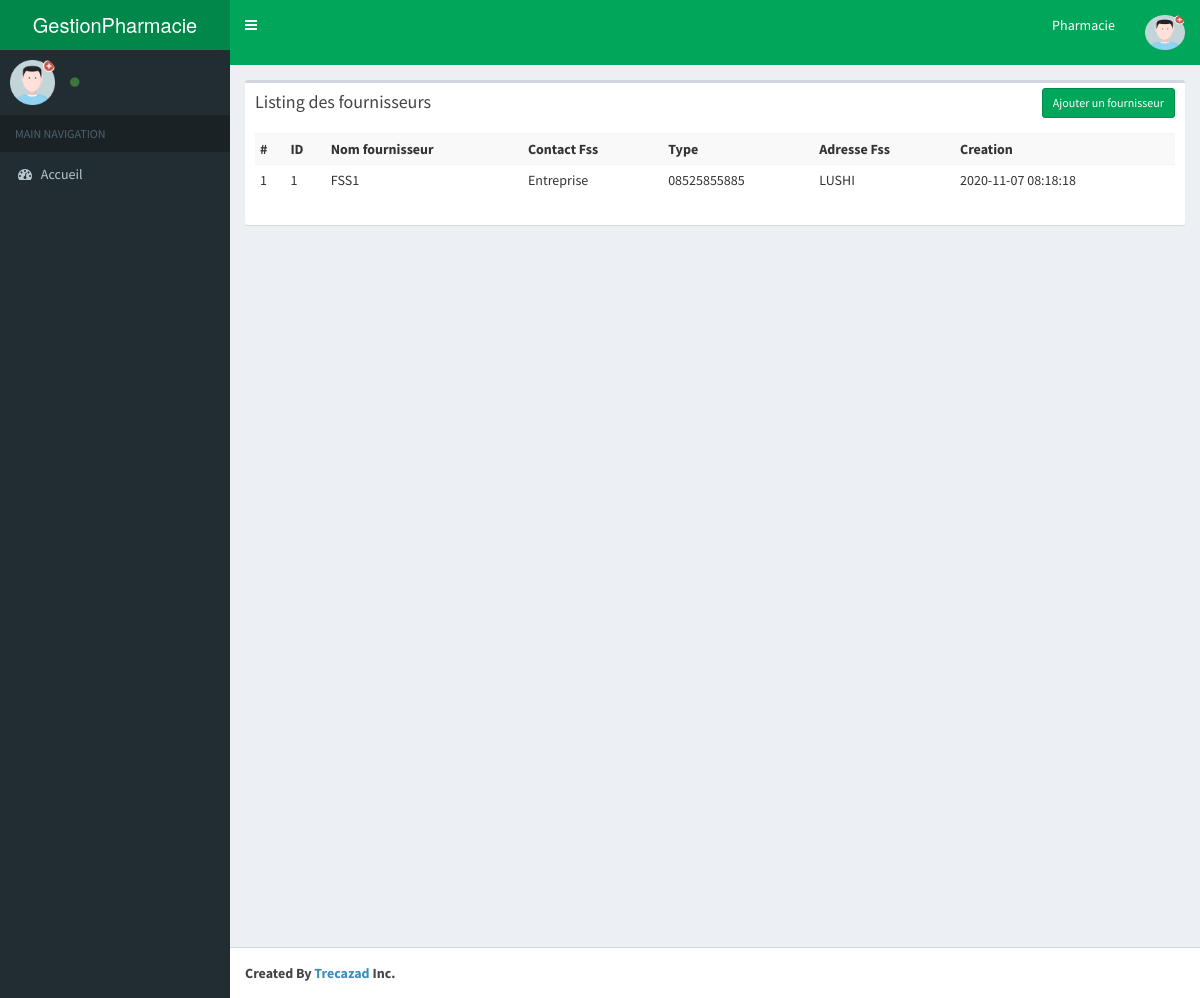
/index.php/entree/listingFournisseurs, run on the app's committed database.
### tables this page shows
CREATE TABLE `tb_im_fournisseurs` (
  `fss_id` int(11) NOT NULL,
  `nom` varchar(75) DEFAULT NULL,
  `contact` varchar(75) DEFAULT NULL,
  `adresse` varchar(75) DEFAULT NULL,
  `type_fss` varchar(75) DEFAULT NULL,
  `date_created` datetime DEFAULT NULL,
  `last_update` datetime DEFAULT NULL
);

### application/controllers/Entree.php (called while the page is built, shortened)
<?php
class Entree extends CI_Controller{
    function __construct()
    {
        $this->load->model('User_model');
        $this->load->model('Educazad_model');
    }
    function listingFournisseurs()
    {
        $data['all_fss'] = $this->Educazad_model->get_multiple('tb_im_fournisseurs', array(), 'tb_im_fournisseurs.fss_id','DESC');
        $data['_view'] = 'entrees/listingFournisseurs';
        $this->load->view('layouts/main',$data);
    }
}

### index.php (called while the page is built, shortened)
<?php
require_once BASEPATH.'core/CodeIgniter.php';

### application/models/Educazad_model.php (called while the page is built, shortened)
<?php
class Educazad_model extends CI_Model
{
    public function get_multiple($table, $where = array(), $order_by = '', $order = '', $limit_page = array(), $position = array())
    {
        $this->db->order_by($order_by, $order);
        $query = $this->db->get_where($table, $where);
        return $query->result();
    }
}

### application/views/entrees/listingFournisseurs.php (the view, shortened to what this page needs)
<div class="row">
    <div class="col-md-12">
        <div class="box">
            <div class="box-header">
                <h3 class="box-title">Listing des  fournisseurs</h3>
                <div class="box-tools">
                    <a href="<?php echo site_url('entree/addFournisseur'); ?>" class="btn btn-success btn-sm">Ajouter un fournisseur</a>
                </div>
            </div>
            <div class="box-body">
                <div class="table-responsive">
                    <table class="table table-striped table-sm table-condensed">
                        <tr>
                            <th>#</th>
                            <th>ID</th>
                            <th>Nom fournisseur</th>
                            <th>Contact Fss</th>
                            <th>Type</th>
                            <th>Adresse Fss</th>
                            <th>Creation</th>
                        </tr>
                        <?php $count=1; foreach($all_fss as $t){ ?>
                            <tr>
                                <td><?php echo $count++; ?></td>
                                <td><?php echo $t->fss_id; ?></td>
                                <td><?php echo $t->nom; ?></td>
                                <td><?php echo $t->type_fss; ?></td>
                                <td><?php echo $t->contact; ?></td>
                                <td><?php echo $t->adresse; ?></td>
                                <td><?php echo $t->date_created; ?></td>
                            </tr>
                        <?php } ?>
                    </table>
                </div>
            </div>
        </div>
    </div>
</div>

### data on the page
tb_im_fournisseurs: fss_id "1", nom "FSS1", type_fss "Entreprise", contact "08525855885", adresse "LUSHI", date_created "2020-11-07 08:18:18"
